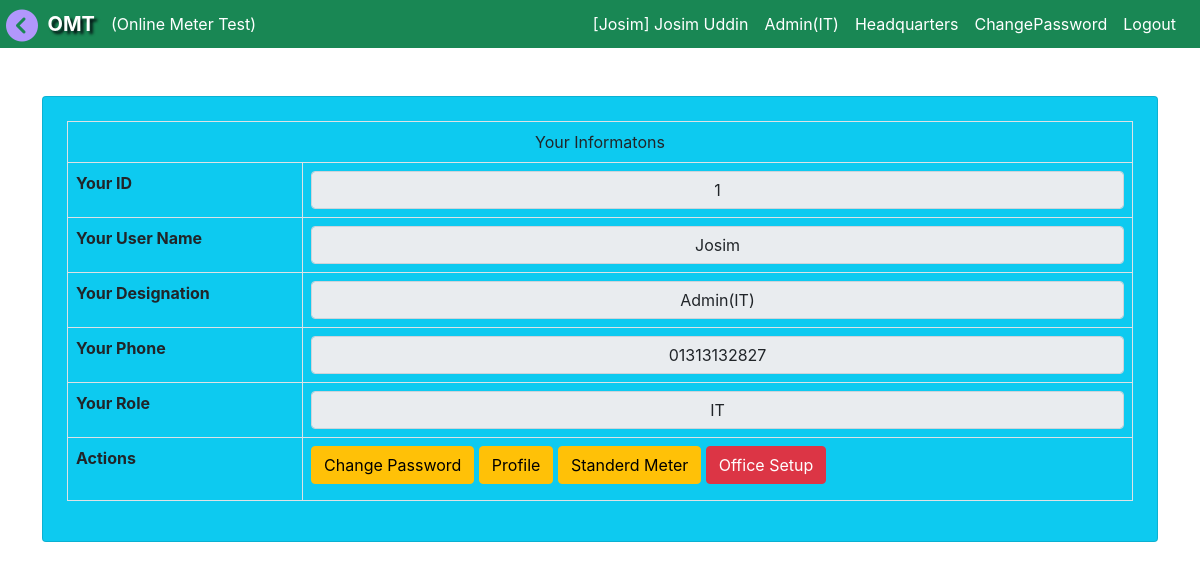
Page /accounts/profile/ (signed in) on the committed database.
### accounts/models.py (models this page shows, shortened)
class CustomUser(AbstractUser):
    ROLE_CHOICES = (
        ('admin', 'Admin'),
        ('MT', 'MT'),
        ('MTS', 'MTS'),
        ('IT', 'IT'),
        ('AGM', 'AGM'),
        ('DGM', 'DGM'),
        ('BS', 'BS'),
        ('BA', 'BA'),
        ('JE', 'JE'),
        ('LT', 'LT'),
        ('LM', 'LM'),
        ('user', 'User'),
    )
    username = models.CharField(max_length=100, unique=True)
    role = models.CharField(max_length=10, choices=ROLE_CHOICES, default='user')
    office = models.ForeignKey(Office, on_delete=models.CASCADE, null=True, blank=True)
    mobile = models.CharField(max_length=30, unique=True, blank=True, null=True)
    designation = models.ForeignKey(Designation, on_delete=models.SET_NULL, null=True, blank=True)
    training_id = models.CharField(max_length=30, unique=True, blank=True, null=True)
    date = models.DateField(auto_now_add=False, auto_now=False, default=today)
    sign_image = models.ImageField(upload_to='images/', null=True, blank=True)
    updated_by = models.CharField(max_length=100, blank=True, null=True)
    password_changed_at = models.DateTimeField(auto_now=True)  # Auto-updates on save
    def save(self, *args, **kwargs):
        if self.pk:
            original_user = CustomUser.objects.get(pk=self.pk)
            if original_user.password != self.password:
                self.password_changed_at = timezone.now()
        super().save(*args, **kwargs)

class Designation(models.Model):
    title = models.CharField(max_length=50, null=True, blank=True)
    details = models.CharField(max_length=50, null=True, blank=True)
    def __str__(self):
    	return self.title

class Office(models.Model):
	pbs = models.ForeignKey(Pbs, on_delete=models.CASCADE, blank=True, null=True)
	office_name =  models.CharField(max_length=255, null=True, blank=True)
	office_code = models.CharField(max_length=10, null=True, default="0")
	catagory = models.CharField(max_length=150, blank=True, null=True, choices= item_choice)
	updated_by = models.CharField(max_length=100, blank=True, null=True)

### accounts/views.py (the view)
# urls.py: path('accounts/profile/', profile, name='profile'),
def profile(request):
	try:
		profile = CustomUser.objects.get(username=request.user)
		context = {'profile':profile}
	except CustomUser.DoesNotExist:
		context = {'profile': request.user }
	return render(request, 'accounts/profile.html', context)

### accounts/templates/accounts/profile.html
{% extends "base.html" %}
{% block content %}
<div class="container py-5">
	<div class="card bg-info text-bold text-dark p-4">
<table class="table table-bordered">
  <thead>
    <tr>
  	<td colspan="2" class="text-center">Your Informatons</td>
    </tr>
  </thead>
  <tbody>
    <tr>
      <th scope="row"><label for="id">Your ID</label></th>
      <td colspan="2"><input type="" id="id" class="form-control text-center" value="{{user.id}}" disabled></td>
    </tr>
    <tr>
      <th scope="row"><label for="username">Your User Name</label></th>
      <td colspan="2"><input type="" id="username" class="form-control text-center" value="{{user.username}}" disabled></td>
    </tr>
    <tr>
      <th scope="row"><label for="groups">Your Designation</label></th>
      <td colspan="2"><input type="" id="groups" class="form-control text-center" value="{{user.designation}}" disabled></td>
    </tr>
    <tr>
    <tr>
      <th scope="row"><label for="groups">Your Phone</label></th>
      <td colspan="2"><input type="" id="groups" class="form-control text-center" value="{{user.mobile}}" disabled></td>
    </tr>
    <tr>
      <th scope="row"><label for="groups">Your Role</label></th>
      <td colspan="2"><input type="" id="groups" class="form-control text-center" value="{{user.role}}" disabled></td>
    </tr>
    <tr>
      <th scope="row"><label for="groups">Actions</label></th>
      <td colspan="2">
      	<a href="{% url 'password_change' %}" class="btn btn-warning mb-2">Change Password</a>
        <a href="{% url 'profile_update' %}" class="btn btn-warning mb-2">Profile</a>
        <a href="{% url 'standard_meter_list' %}" class="btn btn-warning mb-2">Standerd Meter</a>
      	<a href="{% url 'office_emp_list' %}" class="btn btn-danger mb-2">Office Setup</a>
      </td>
    </tr>
  </tbody>
</table>
   </div>
</div>
{% endblock %}

### templates/navbar.html (shortened to what this page needs)
<nav class="navbar navbar-expand-sm navbar-dark bg-success text-white justify-content-end p-1" id="navbar">
  <div class="container-fluid">
    &nbsp; &nbsp; &nbsp; &nbsp;<span class="navbar-brand"><b style="text-shadow: 3px 3px 3px rgba(0, 0, 10, 0.9);">OMT</b></span>
    <div class="collapse navbar-collapse" id="navbarSupportedContent">
      {% if user.is_authenticated %}
        {% if role == 'MT' or role == 'MTS' %}
      <ul class="navbar-nav me-auto">
        <li class="nav-item dropdown">
          <span class="nav-link dropdown-toggle" href="#" id="navbarDropdown" role="button" data-bs-toggle="dropdown" aria-expanded="false">
            Test Data
          </span>
          <ul class="dropdown-menu" aria-labelledby="navbarDropdown">
            <li><a class="dropdown-item" href="{% url 'test_input' %}">New Test</a></li>
            <li><a class="dropdown-item" href="{% url 'test_report_multi' %}">Test Report</a></li>
            <li><a class="dropdown-item" href="{% url 'test_report_multi_search' %}">Search</a></li>
          </ul>
        </li>
        <li class="nav-item dropdown">
          <span class="nav-link dropdown-toggle" href="#" id="navbarDropdown" role="button" data-bs-toggle="dropdown" aria-expanded="false">
            Register
          </span>
          <ul class="dropdown-menu" aria-labelledby="navbarDropdown">
            <li><a class="dropdown-item" href="{% url 'issue_item' %}">Meter Issue</a></li>
            <li><a class="dropdown-item" href="{% url 'issue_seal' %}">Seal Issue</a></li>
            <li><hr class="dropdown-divider"></li>
            <li><a class="dropdown-item" href="{% url 'meter_issue_list' %}">Meter Record Book Register</a></li>
            <li><a class="dropdown-item" href="{% url 'seal_issue_list' %}">Seal Issue Register</a></li>
          </ul>
        </li>
        <li class="nav-item dropdown">
          <span class="nav-link dropdown-toggle" href="#" id="navbarDropdown" role="button" data-bs-toggle="dropdown" aria-expanded="false">
            Balance
          </span>
          <ul class="dropdown-menu" aria-labelledby="navbarDropdown">
            <li><a class="dropdown-item" href="{% url 'balance' %}">Balance</a></li>
            <li><a class="dropdown-item" href="{% url 'receive_item' %}">Receive All</a></li>
            <li><a class="dropdown-item" href="{% url 'issue_item_to_bl' %}">Send Item</a></li>
          </ul>
        </li>
        <li class="nav-item dropdown">
          <span class="nav-link dropdown-toggle" href="#" id="navbarDropdown" role="button" data-bs-toggle="dropdown" aria-expanded="false">
            More
          </span>
          <ul class="dropdown-menu" aria-labelledby="navbarDropdown">
            <li><a class="dropdown-item" href="{% url 'signup' %}">Add Employee</a></li>
            <li><a class="dropdown-item" href="{% url 'register' %}">Despass</a></li>
          </ul>
        </li>
      </ul>
      {% else %}
        (Online Meter Test)
      {% endif %}
      <ul class="navbar-nav ms-auto">
        <li class="nav-item">
          <a class="nav-link text-white text-nowrap" href="{% url 'profile' %}">[{{request.user.username}}]  {{request.user.first_name}} {{request.user.last_name}}</a>
        </li>
        <li class="nav-item">
          <a class="nav-link text-white text-nowrap" href="{% url 'profile' %}">{{request.user.designation}}</a>
        </li>
        <li class="nav-item">
          <a class="nav-link text-white text-nowrap" href="{% url 'profile' %}">{{request.user.office.office_name}}</a>
        </li>
        <li class="nav-item">
          <a class="nav-link text-white" href="{% url 'password_change' %}">ChangePassword</a>
        </li>
        <li class="nav-item">
          <a class="nav-link text-white" href="{% url 'logout' %}">Logout</a>
        </li>
      </ul>
      {% else %}
      <ul class="navbar-nav ms-auto">
        <li class="nav-item">
          <a class="nav-link text-white" href="{% url 'login' %}">Login</a>
        </li>
      </ul>
      {% endif %}
    </div>
  </div>
</nav>

### rows in the picture
CustomUser: user.username "Josim", user.first_name "Josim", user.last_name "Uddin", user.designation "Admin(IT)", user.office.office_name "Headquarters", id "1", username "Josim", designation "Admin(IT)", mobile "01313132827", role "IT"
